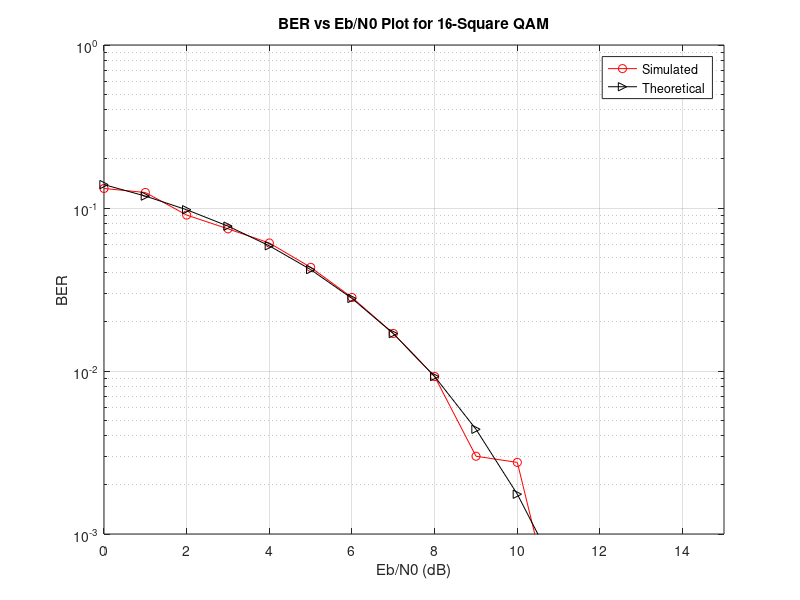

Here is the MATLAB script that generated this plot:
%                          <<Experiment-6 (16-Square QAM)>>
%                               << Objective-2 >>
% Aim: Simulation study of Performance of 16-Square QAM.
% Objective-1: Write a program to plot signal constellation diagram of received
%              16-Square QAM signal in the presence of AWGN.
% Objective-2: Write a program to plot Practical and Theoretical BER vs SNR graph
%              of received 16-Square QAM signal in the presence of AWGN for ML receiver.

% Note: For objective-1, see separate octave files named <my_16QAM_constellation.m>
clc;
clear all;
close all;
pkg load communications
N = 4000;  % Number of bits to be transmitted using *-PSK
           % Too large value may slow down the program
x = randi([0,1],1,N); % Random input bits generation
M = 16;     % Number of Symbols in 16-Square QAM
d = sqrt(2/5); % Average symbol energy is normalised to unity

% Symbol Generation
yy = [];
for i=1:4:length(x)
  if x(i)==0 && x(i+1)==0 & x(i+2)==0 & x(i+3)==0
    y = -3*d/2+j*(-3*d/2);
  elseif x(i)==0 && x(i+1)==0 & x(i+2)==0 & x(i+3)==1
    y = -3*d/2+j*(-d/2);
  elseif x(i)==0 && x(i+1)==0 & x(i+2)==1 & x(i+3)==1
    y = -3*d/2+j*(d/2);
  elseif x(i)==0 && x(i+1)==0 & x(i+2)==1 & x(i+3)==0
    y = -3*d/2+j*(3*d/2);

  elseif x(i)==0 && x(i+1)==1 & x(i+2)==0 & x(i+3)==0
    y = -d/2+j*(-3*d/2);
  elseif x(i)==0 && x(i+1)==1 & x(i+2)==0 & x(i+3)==1
    y = -d/2+j*(-d/2);
  elseif x(i)==0 && x(i+1)==1 & x(i+2)==1 & x(i+3)==1
    y = -d/2+j*(d/2);
  elseif x(i)==0 && x(i+1)==1 & x(i+2)==1 & x(i+3)==0
    y = -d/2+j*(3*d/2);

  elseif x(i)==1 && x(i+1)==1 & x(i+2)==0 & x(i+3)==0
    y = d/2+j*(-3*d/2);
  elseif x(i)==1 && x(i+1)==1 & x(i+2)==0 & x(i+3)==1
    y = d/2+j*(-d/2);
  elseif x(i)==1 && x(i+1)==1 & x(i+2)==1 & x(i+3)==1
    y = d/2+j*(d/2);
  elseif x(i)==1 && x(i+1)==1 & x(i+2)==1 & x(i+3)==0
    y = d/2+j*(3*d/2);

  elseif x(i)==1 && x(i+1)==0 & x(i+2)==0 & x(i+3)==0
    y = 3*d/2+j*(-3*d/2);
  elseif x(i)==1 && x(i+1)==0 & x(i+2)==0 & x(i+3)==1
    y = 3*d/2+j*(-d/2);
  elseif x(i)==1 && x(i+1)==0 & x(i+2)==1 & x(i+3)==1
    y = 3*d/2+j*(d/2);
  elseif x(i)==1 && x(i+1)==0 & x(i+2)==1 & x(i+3)==0
    y = 3*d/2+j*(3*d/2);
  endif
% Transmitted Symbols
yy = [yy y];
endfor

% Detection based on euclidean distance
ber_simulated = [];
ber_theoretical = [];
ref_symbols = [-3*d/2+j*(-3*d/2) -3*d/2+j*(-d/2) -3*d/2+j*d/2 -3*d/2+j*(3*d/2) -d/2+j*(-3*d/2) -d/2+j*(-d/2) -d/2+j*d/2 -d/2+j*(3*d/2) d/2+j*(-3*d/2) d/2+j*(-d/2) d/2+j*d/2 d/2+j*(3*d/2) 3*d/2+j*(-3*d/2) 3*d/2+j*(-d/2) 3*d/2+j*d/2 3*d/2+j*(3*d/2)];
for EbN0db = 0:15
EbN0 = 10^(EbN0db/10);
n = (1/sqrt(2))*[randn(1,length(yy)) + 1j*randn(1,length(yy))];
sigma = sqrt(1/((log2(M))*EbN0)); % Symbol energy is normalized to Unity
r = yy + sigma*n;

% Calculation of Euclidian Distances of received symbols from reference symobols
min_dist_index = [];
for i=1:length(r)
  Dist = [];
  for k=1:length(ref_symbols)
  dist = sqrt((real(r(i))-real(ref_symbols(k)))^2 + (imag(r(i))-imag(ref_symbols(k)))^2);
  Dist = [Dist dist];
  endfor
  min_dist_index = [min_dist_index find(Dist==min(Dist))];
endfor

% Estimation of Bits
x_estimated = [];
for i=1:length(r)
  if ref_symbols(min_dist_index(i))== -3*d/2+j*(-3*d/2);
    x_estimated = [x_estimated 0 0 0 0];
  elseif ref_symbols(min_dist_index(i))== -3*d/2+j*(-d/2);
    x_estimated = [x_estimated 0 0 0 1];
  elseif ref_symbols(min_dist_index(i))== -3*d/2+j*(d/2);
    x_estimated = [x_estimated 0 0 1 1];
  elseif ref_symbols(min_dist_index(i))== -3*d/2+j*(3*d/2);
    x_estimated = [x_estimated 0 0 1 0];

  elseif ref_symbols(min_dist_index(i))== -d/2+j*(-3*d/2);
    x_estimated = [x_estimated 0 1 0 0];
  elseif ref_symbols(min_dist_index(i))== -d/2+j*(-d/2);
    x_estimated = [x_estimated 0 1 0 1];
  elseif ref_symbols(min_dist_index(i))== -d/2+j*(d/2);
    x_estimated = [x_estimated 0 1 1 1];
  elseif ref_symbols(min_dist_index(i))== -d/2+j*(3*d/2);
    x_estimated = [x_estimated 0 1 1 0];

  elseif ref_symbols(min_dist_index(i))== d/2+j*(-3*d/2);
    x_estimated = [x_estimated 1 1 0 0];
  elseif ref_symbols(min_dist_index(i))== d/2+j*(-d/2);
    x_estimated = [x_estimated 1 1 0 1];
  elseif ref_symbols(min_dist_index(i))== d/2+j*(d/2);
    x_estimated = [x_estimated 1 1 1 1];
  elseif ref_symbols(min_dist_index(i))== d/2+j*(3*d/2);
    x_estimated = [x_estimated 1 1 1 0];

  elseif ref_symbols(min_dist_index(i))== 3*d/2+j*(-3*d/2);
    x_estimated = [x_estimated 1 0 0 0];
  elseif ref_symbols(min_dist_index(i))== 3*d/2+j*(-d/2);
    x_estimated = [x_estimated 1 0 0 1];
  elseif ref_symbols(min_dist_index(i))== 3*d/2+j*(d/2);
    x_estimated = [x_estimated 1 0 1 1];
  elseif ref_symbols(min_dist_index(i))== 3*d/2+j*(3*d/2);
    x_estimated = [x_estimated 1 0 1 0];
  endif
endfor

% BER Computation
ber_simulated =[ber_simulated sum(x~=x_estimated)/N];
ber_theoretical = [ber_theoretical (3/(2*log2(M)))*erfc(sqrt(2*EbN0/5))];
endfor
EbN0db = 0:15;

% BER Plotting
semilogy(EbN0db, ber_simulated, 'ro-', EbN0db, ber_theoretical, 'k>-');
title('BER vs Eb/N0 Plot for 16-Square QAM');
xlabel('Eb/N0 (dB)');
ylabel('BER');
grid on;
legend('Simulated', 'Theoretical');
axis([0 15 10^-3 10^0]);

